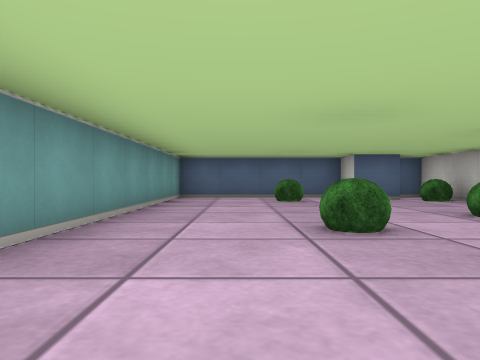
view 1 (above)

13 first-person views from a walk through a cub3D level. The camera is about half as high as the walls, looks level and sees 70° across. The floor is counted in squares. Each view is taken from the middle of a square. On the plan, view 1 faces up. The plan holds only what a view shows up to about 9 squares ahead; the rest is blank.

view 2
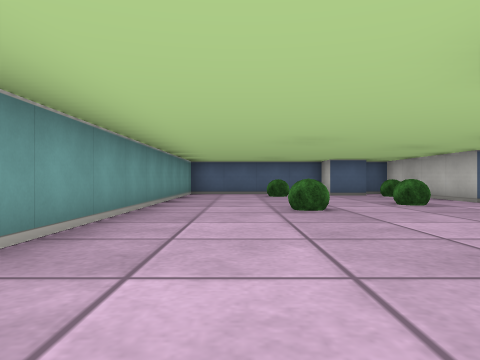

view 3
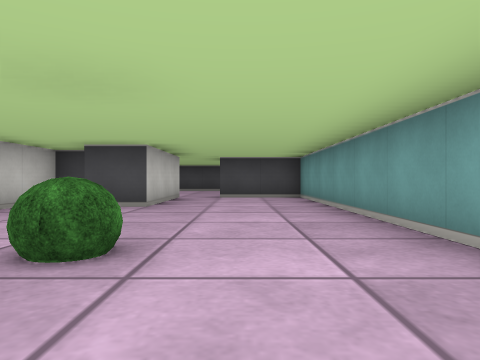

view 4
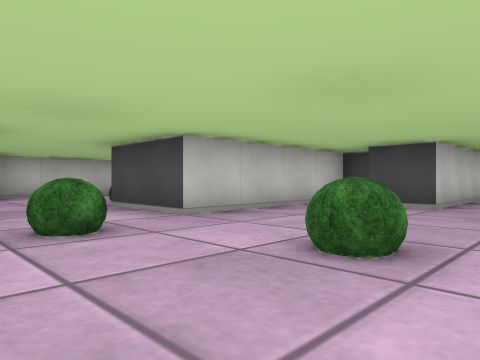

view 5
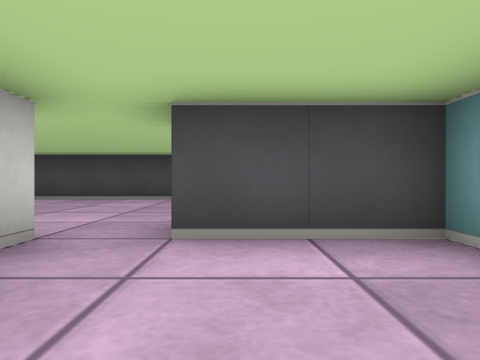

view 6
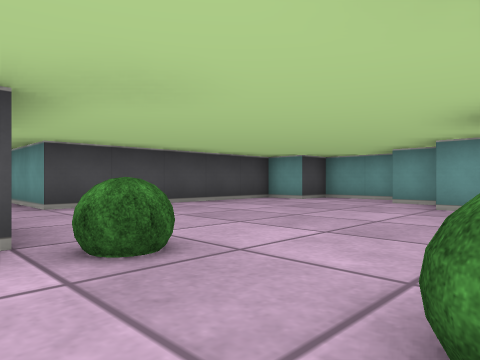

view 7
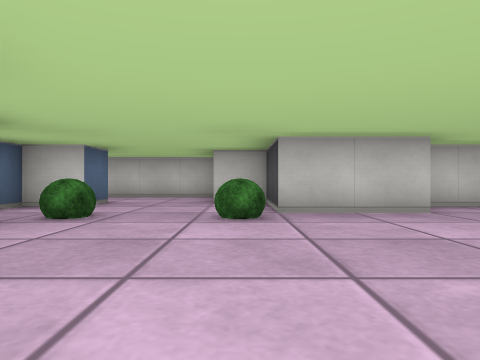

view 8
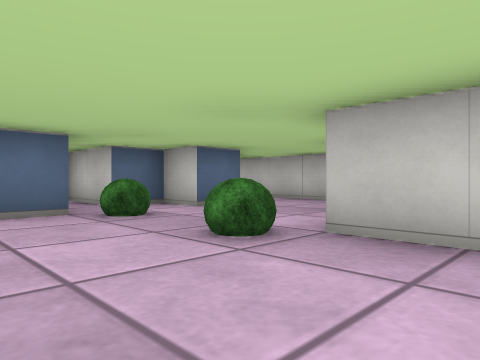

view 9
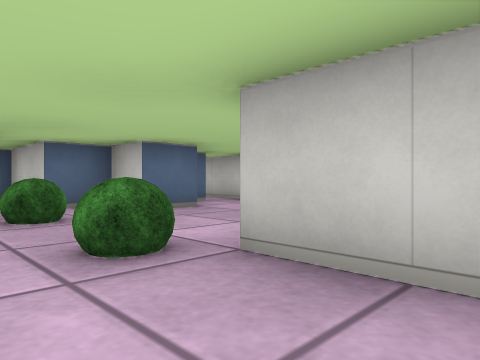

view 10
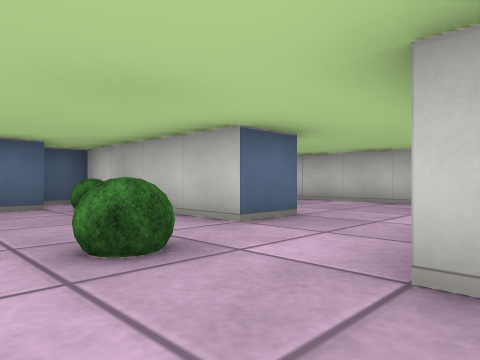

view 11
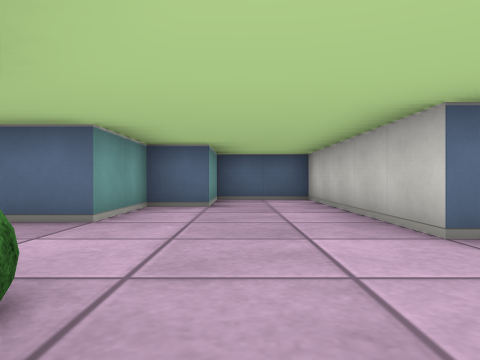

view 12
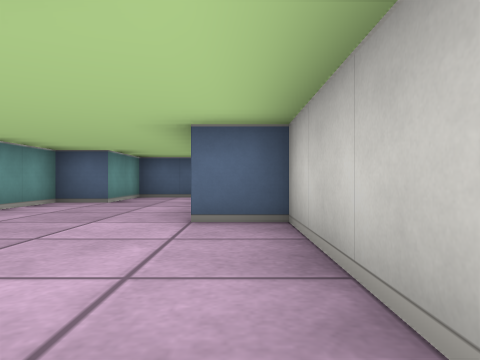

view 13
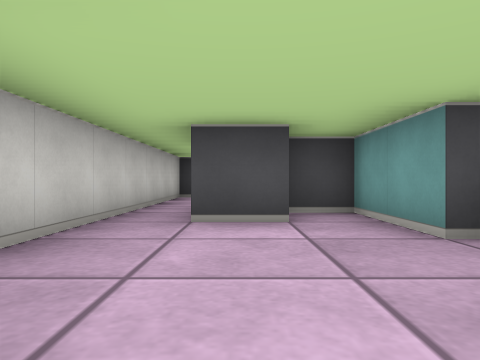

### Floor plan
Points are (right, up) in squares from view 1. A wall is a line through its corners. A room is listed if a view was taken in it or the views show most of it. See-through windows are left out.
Room 1 (views 1, 2, 3, 4, 5, 10)
walls: (5.5, 4.5) (4.5, 4.5) (4.5, 8.5) (3.8, 8.5); (2.9, -1.5) (3.5, -1.5) (3.5, 2.5) (5.4, 2.5); (3.5, 7.5) (2.5, 7.5) (2.5, 8.5) (-1.5, 8.5) (-1.5, -3.5) (0.5, -3.5); (1.5, -3.5) (1.5, -0.5) (2.5, -0.5)
ways out: opening at (1, -3) to room 2; opening at (5, 3.5) to room 3
objects: bush (1, 3); bush (1, 7); bush (3, 4); bush (4, 7)
Room 2 (views 6, 7, 8, 9, 12)
walls: (4.5, -2.5) (3.8, -2.5); (5.5, -7.6) (5.5, -5.5) (7.5, -5.5) (7.5, -4.5); (0.5, -3.9) (0.5, -4.5); (7.5, -2.5) (6.5, -2.5) (6.5, -1.5) (5.5, -1.5); (-0.5, -4.8) (-0.5, -5.5); (6.5, -8.9) (6.5, -8); (9.5, -4.5) (9.5, 0.5); (-1.5, -5.9) (-1.5, -7.5) (-0.5, -7.5) (-0.5, -8.5) (4.5, -8.5) (4.5, -9.5)
ways out: opening at (1, -3) to room 1; opening at (9, 0) to room 3; opening at (5.5, -9)
objects: bush (5, -5); bush (5, -3)
Room 3 (views 11, 13)
walls: (6.5, 1.5) (6.5, -0.5) (7.4, -0.5); (7.5, 0.5) (8.5, 0.5); (9.5, 0.5) (9.5, 3.5) (8.5, 3.5) (8.5, 8.5) (6.5, 8.5) (6.5, 6.5) (5.5, 6.5) (5.5, 4.5)
ways out: opening at (5, 3.5) to room 1; opening at (9, 0) to room 2
objects: bush (6, 2)

Positions as (right, up) in squares from view 1, and headings:
1: (0, 0), facing up
2: (0, -2), facing up
3: (0, 5), facing down
4: (0, 5), facing down-right
5: (0, -1), facing down
6: (6, -3), facing down-left
7: (1, -5), facing right
8: (3, -7), facing up-right
9: (4, -7), facing up-right
10: (2, 2), facing up-right
11: (7, 1), facing up
12: (9, 0), facing up
13: (8, 4), facing down
